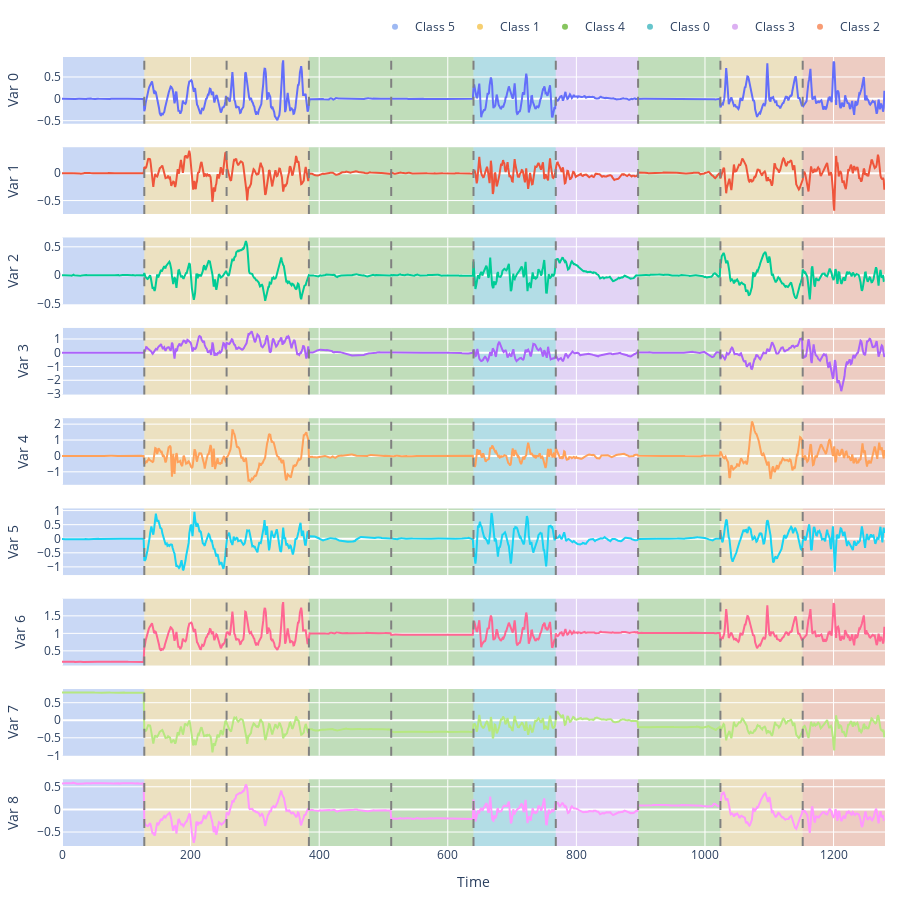

The cell this chart's notebook holds for it:
### Code cell
fig = plot_classification_dataset(
    datasets["HAR"]["train"]["samples"][:10, :].numpy(),
    datasets["HAR"]["train"]["labels"][:10].numpy(),
)
fig

### Figure 1 — Plotly figure (JSON) as saved in the notebook; plotly's stock layout.template omitted (floating-point values rounded to 4 significant figures; data arrays with more than 128 entries replaced by an {"elided": "..."} marker saying what was removed)
{"data": [{"mode": "lines", "name": "Var 0", "showlegend": false, "type": "scatter", "x": {"elided": "1280 int values"}, "xaxis": "x", "y": {"elided": "1280 float values"}, "yaxis": "y"}, {"mode": "lines", "name": "Var 1", "showlegend": false, "type": "scatter", "x": {"elided": "1280 int values"}, "xaxis": "x2", "y": {"elided": "1280 float values"}, "yaxis": "y2"}, {"mode": "lines", "name": "Var 2", "showlegend": false, "type": "scatter", "x": {"elided": "1280 int values"}, "xaxis": "x3", "y": {"elided": "1280 float values"}, "yaxis": "y3"}, {"mode": "lines", "name": "Var 3", "showlegend": false, "type": "scatter", "x": {"elided": "1280 int values"}, "xaxis": "x4", "y": {"elided": "1280 float values"}, "yaxis": "y4"}, {"mode": "lines", "name": "Var 4", "showlegend": false, "type": "scatter", "x": {"elided": "1280 int values"}, "xaxis": "x5", "y": {"elided": "1280 float values"}, "yaxis": "y5"}, {"mode": "lines", "name": "Var 5", "showlegend": false, "type": "scatter", "x": {"elided": "1280 int values"}, "xaxis": "x6", "y": {"elided": "1280 float values"}, "yaxis": "y6"}, {"mode": "lines", "name": "Var 6", "showlegend": false, "type": "scatter", "x": {"elided": "1280 int values"}, "xaxis": "x7", "y": {"elided": "1280 float values"}, "yaxis": "y7"}, {"mode": "lines", "name": "Var 7", "showlegend": false, "type": "scatter", "x": {"elided": "1280 int values"}, "xaxis": "x8", "y": {"elided": "1280 float values"}, "yaxis": "y8"}, {"mode": "lines", "name": "Var 8", "showlegend": false, "type": "scatter", "x": {"elided": "1280 int values"}, "xaxis": "x9", "y": {"elided": "1280 float values"}, "yaxis": "y9"}, {"marker": {"color": "rgb(158, 185, 243)"}, "mode": "markers", "name": "Class 5", "showlegend": true, "type": "scatter", "x": [null], "y": [null]}, {"marker": {"color": "rgb(246, 207, 113)"}, "mode": "markers", "name": "Class 1", "showlegend": true, "type": "scatter", "x": [null], "y": [null]}, {"marker": {"color": "rgb(135, 197, 95)"}, "mode": "markers", "name": "Class 4", "showlegend": true, "type": "scatter", "x": [null], "y": [null]}, {"marker": {"color": "rgb(102, 197, 204)"}, "mode": "markers", "name": "Class 0", "showlegend": true, "type": "scatter", "x": [null], "y": [null]}, {"marker": {"color": "rgb(220, 176, 242)"}, "mode": "markers", "name": "Class 3", "showlegend": true, "type": "scatter", "x": [null], "y": [null]}, {"marker": {"color": "rgb(248, 156, 116)"}, "mode": "markers", "name": "Class 2", "showlegend": true, "type": "scatter", "x": [null], "y": [null]}], "layout": {"height": 900, "legend": {"orientation": "h", "x": 1, "xanchor": "right", "y": 1.02, "yanchor": "bottom"}, "margin": {"b": 30, "l": 15, "r": 15, "t": 30}, "shapes": [{"fillcolor": "rgb(158, 185, 243)", "layer": "below", "line": {"width": 0}, "name": "Class 5", "opacity": 0.4, "showlegend": false, "type": "rect", "x0": 0, "x1": 128, "xref": "x", "y0": 0, "y1": 1, "yref": "y domain"}, {"fillcolor": "rgb(158, 185, 243)", "layer": "below", "line": {"width": 0}, "name": "Class 5", "opacity": 0.4, "showlegend": false, "type": "rect", "x0": 0, "x1": 128, "xref": "x2", "y0": 0, "y1": 1, "yref": "y2 domain"}, {"fillcolor": "rgb(158, 185, 243)", "layer": "below", "line": {"width": 0}, "name": "Class 5", "opacity": 0.4, "showlegend": false, "type": "rect", "x0": 0, "x1": 128, "xref": "x3", "y0": 0, "y1": 1, "yref": "y3 domain"}, {"fillcolor": "rgb(158, 185, 243)", "layer": "below", "line": {"width": 0}, "name": "Class 5", "opacity": 0.4, "showlegend": false, "type": "rect", "x0": 0, "x1": 128, "xref": "x4", "y0": 0, "y1": 1, "yref": "y4 domain"}, {"fillcolor": "rgb(158, 185, 243)", "layer": "below", "line": {"width": 0}, "name": "Class 5", "opacity": 0.4, "showlegend": false, "type": "rect", "x0": 0, "x1": 128, "xref": "x5", "y0": 0, "y1": 1, "yref": "y5 domain"}, {"fillcolor": "rgb(158, 185, 243)", "layer": "below", "line": {"width": 0}, "name": "Class 5", "opacity": 0.4, "showlegend": false, "type": "rect", "x0": 0, "x1": 128, "xref": "x6", "y0": 0, "y1": 1, "yref": "y6 domain"}, {"fillcolor": "rgb(158, 185, 243)", "layer": "below", "line": {"width": 0}, "name": "Class 5", "opacity": 0.4, "showlegend": false, "type": "rect", "x0": 0, "x1": 128, "xref": "x7", "y0": 0, "y1": 1, "yref": "y7 domain"}, {"fillcolor": "rgb(158, 185, 243)", "layer": "below", "line": {"width": 0}, "name": "Class 5", "opacity": 0.4, "showlegend": false, "type": "rect", "x0": 0, "x1": 128, "xref": "x8", "y0": 0, "y1": 1, "yref": "y8 domain"}, {"fillcolor": "rgb(158, 185, 243)", "layer": "below", "line": {"width": 0}, "name": "Class 5", "opacity": 0.4, "showlegend": false, "type": "rect", "x0": 0, "x1": 128, "xref": "x9", "y0": 0, "y1": 1, "yref": "y9 domain"}, {"fillcolor": "rgb(246, 207, 113)", "layer": "below", "line": {"width": 0}, "name": "Class 1", "opacity": 0.4, "showlegend": false, "type": "rect", "x0": 128, "x1": 256, "xref": "x", "y0": 0, "y1": 1, "yref": "y domain"}, {"fillcolor": "rgb(246, 207, 113)", "layer": "below", "line": {"width": 0}, "name": "Class 1", "opacity": 0.4, "showlegend": false, "type": "rect", "x0": 128, "x1": 256, "xref": "x2", "y0": 0, "y1": 1, "yref": "y2 domain"}, {"fillcolor": "rgb(246, 207, 113)", "layer": "below", "line": {"width": 0}, "name": "Class 1", "opacity": 0.4, "showlegend": false, "type": "rect", "x0": 128, "x1": 256, "xref": "x3", "y0": 0, "y1": 1, "yref": "y3 domain"}, {"fillcolor": "rgb(246, 207, 113)", "layer": "below", "line": {"width": 0}, "name": "Class 1", "opacity": 0.4, "showlegend": false, "type": "rect", "x0": 128, "x1": 256, "xref": "x4", "y0": 0, "y1": 1, "yref": "y4 domain"}, {"fillcolor": "rgb(246, 207, 113)", "layer": "below", "line": {"width": 0}, "name": "Class 1", "opacity": 0.4, "showlegend": false, "type": "rect", "x0": 128, "x1": 256, "xref": "x5", "y0": 0, "y1": 1, "yref": "y5 domain"}, {"fillcolor": "rgb(246, 207, 113)", "layer": "below", "line": {"width": 0}, "name": "Class 1", "opacity": 0.4, "showlegend": false, "type": "rect", "x0": 128, "x1": 256, "xref": "x6", "y0": 0, "y1": 1, "yref": "y6 domain"}, {"fillcolor": "rgb(246, 207, 113)", "layer": "below", "line": {"width": 0}, "name": "Class 1", "opacity": 0.4, "showlegend": false, "type": "rect", "x0": 128, "x1": 256, "xref": "x7", "y0": 0, "y1": 1, "yref": "y7 domain"}, {"fillcolor": "rgb(246, 207, 113)", "layer": "below", "line": {"width": 0}, "name": "Class 1", "opacity": 0.4, "showlegend": false, "type": "rect", "x0": 128, "x1": 256, "xref": "x8", "y0": 0, "y1": 1, "yref": "y8 domain"}, {"fillcolor": "rgb(246, 207, 113)", "layer": "below", "line": {"width": 0}, "name": "Class 1", "opacity": 0.4, "showlegend": false, "type": "rect", "x0": 128, "x1": 256, "xref": "x9", "y0": 0, "y1": 1, "yref": "y9 domain"}, {"line": {"color": "gray", "dash": "dash"}, "type": "line", "x0": 128, "x1": 128, "xref": "x", "y0": 0, "y1": 1, "yref": "y domain"}, {"line": {"color": "gray", "dash": "dash"}, "type": "line", "x0": 128, "x1": 128, "xref": "x2", "y0": 0, "y1": 1, "yref": "y2 domain"}, {"line": {"color": "gray", "dash": "dash"}, "type": "line", "x0": 128, "x1": 128, "xref": "x3", "y0": 0, "y1": 1, "yref": "y3 domain"}, {"line": {"color": "gray", "dash": "dash"}, "type": "line", "x0": 128, "x1": 128, "xref": "x4", "y0": 0, "y1": 1, "yref": "y4 domain"}, {"line": {"color": "gray", "dash": "dash"}, "type": "line", "x0": 128, "x1": 128, "xref": "x5", "y0": 0, "y1": 1, "yref": "y5 domain"}, {"line": {"color": "gray", "dash": "dash"}, "type": "line", "x0": 128, "x1": 128, "xref": "x6", "y0": 0, "y1": 1, "yref": "y6 domain"}, {"line": {"color": "gray", "dash": "dash"}, "type": "line", "x0": 128, "x1": 128, "xref": "x7", "y0": 0, "y1": 1, "yref": "y7 domain"}, {"line": {"color": "gray", "dash": "dash"}, "type": "line", "x0": 128, "x1": 128, "xref": "x8", "y0": 0, "y1": 1, "yref": "y8 domain"}, {"line": {"color": "gray", "dash": "dash"}, "type": "line", "x0": 128, "x1": 128, "xref": "x9", "y0": 0, "y1": 1, "yref": "y9 domain"}, {"fillcolor": "rgb(246, 207, 113)", "layer": "below", "line": {"width": 0}, "name": "Class 1", "opacity": 0.4, "showlegend": false, "type": "rect", "x0": 256, "x1": 384, "xref": "x", "y0": 0, "y1": 1, "yref": "y domain"}, {"fillcolor": "rgb(246, 207, 113)", "layer": "below", "line": {"width": 0}, "name": "Class 1", "opacity": 0.4, "showlegend": false, "type": "rect", "x0": 256, "x1": 384, "xref": "x2", "y0": 0, "y1": 1, "yref": "y2 domain"}, {"fillcolor": "rgb(246, 207, 113)", "layer": "below", "line": {"width": 0}, "name": "Class 1", "opacity": 0.4, "showlegend": false, "type": "rect", "x0": 256, "x1": 384, "xref": "x3", "y0": 0, "y1": 1, "yref": "y3 domain"}, {"fillcolor": "rgb(246, 207, 113)", "layer": "below", "line": {"width": 0}, "name": "Class 1", "opacity": 0.4, "showlegend": false, "type": "rect", "x0": 256, "x1": 384, "xref": "x4", "y0": 0, "y1": 1, "yref": "y4 domain"}, {"fillcolor": "rgb(246, 207, 113)", "layer": "below", "line": {"width": 0}, "name": "Class 1", "opacity": 0.4, "showlegend": false, "type": "rect", "x0": 256, "x1": 384, "xref": "x5", "y0": 0, "y1": 1, "yref": "y5 domain"}, {"fillcolor": "rgb(246, 207, 113)", "layer": "below", "line": {"width": 0}, "name": "Class 1", "opacity": 0.4, "showlegend": false, "type": "rect", "x0": 256, "x1": 384, "xref": "x6", "y0": 0, "y1": 1, "yref": "y6 domain"}, {"fillcolor": "rgb(246, 207, 113)", "layer": "below", "line": {"width": 0}, "name": "Class 1", "opacity": 0.4, "showlegend": false, "type": "rect", "x0": 256, "x1": 384, "xref": "x7", "y0": 0, "y1": 1, "yref": "y7 domain"}, {"fillcolor": "rgb(246, 207, 113)", "layer": "below", "line": {"width": 0}, "name": "Class 1", "opacity": 0.4, "showlegend": false, "type": "rect", "x0": 256, "x1": 384, "xref": "x8", "y0": 0, "y1": 1, "yref": "y8 domain"}, {"fillcolor": "rgb(246, 207, 113)", "layer": "below", "line": {"width": 0}, "name": "Class 1", "opacity": 0.4, "showlegend": false, "type": "rect", "x0": 256, "x1": 384, "xref": "x9", "y0": 0, "y1": 1, "yref": "y9 domain"}, {"line": {"color": "gray", "dash": "dash"}, "type": "line", "x0": 256, "x1": 256, "xref": "x", "y0": 0, "y1": 1, "yref": "y domain"}, {"line": {"color": "gray", "dash": "dash"}, "type": "line", "x0": 256, "x1": 256, "xref": "x2", "y0": 0, "y1": 1, "yref": "y2 domain"}, {"line": {"color": "gray", "dash": "dash"}, "type": "line", "x0": 256, "x1": 256, "xref": "x3", "y0": 0, "y1": 1, "yref": "y3 domain"}, {"line": {"color": "gray", "dash": "dash"}, "type": "line", "x0": 256, "x1": 256, "xref": "x4", "y0": 0, "y1": 1, "yref": "y4 domain"}, {"line": {"color": "gray", "dash": "dash"}, "type": "line", "x0": 256, "x1": 256, "xref": "x5", "y0": 0, "y1": 1, "yref": "y5 domain"}, {"line": {"color": "gray", "dash": "dash"}, "type": "line", "x0": 256, "x1": 256, "xref": "x6", "y0": 0, "y1": 1, "yref": "y6 domain"}, {"line": {"color": "gray", "dash": "dash"}, "type": "line", "x0": 256, "x1": 256, "xref": "x7", "y0": 0, "y1": 1, "yref": "y7 domain"}, {"line": {"color": "gray", "dash": "dash"}, "type": "line", "x0": 256, "x1": 256, "xref": "x8", "y0": 0, "y1": 1, "yref": "y8 domain"}, {"line": {"color": "gray", "dash": "dash"}, "type": "line", "x0": 256, "x1": 256, "xref": "x9", "y0": 0, "y1": 1, "yref": "y9 domain"}, {"fillcolor": "rgb(135, 197, 95)", "layer": "below", "line": {"width": 0}, "name": "Class 4", "opacity": 0.4, "showlegend": false, "type": "rect", "x0": 384, "x1": 512, "xref": "x", "y0": 0, "y1": 1, "yref": "y domain"}, {"fillcolor": "rgb(135, 197, 95)", "layer": "below", "line": {"width": 0}, "name": "Class 4", "opacity": 0.4, "showlegend": false, "type": "rect", "x0": 384, "x1": 512, "xref": "x2", "y0": 0, "y1": 1, "yref": "y2 domain"}, {"fillcolor": "rgb(135, 197, 95)", "layer": "below", "line": {"width": 0}, "name": "Class 4", "opacity": 0.4, "showlegend": false, "type": "rect", "x0": 384, "x1": 512, "xref": "x3", "y0": 0, "y1": 1, "yref": "y3 domain"}, {"fillcolor": "rgb(135, 197, 95)", "layer": "below", "line": {"width": 0}, "name": "Class 4", "opacity": 0.4, "showlegend": false, "type": "rect", "x0": 384, "x1": 512, "xref": "x4", "y0": 0, "y1": 1, "yref": "y4 domain"}, {"fillcolor": "rgb(135, 197, 95)", "layer": "below", "line": {"width": 0}, "name": "Class 4", "opacity": 0.4, "showlegend": false, "type": "rect", "x0": 384, "x1": 512, "xref": "x5", "y0": 0, "y1": 1, "yref": "y5 domain"}, {"fillcolor": "rgb(135, 197, 95)", "layer": "below", "line": {"width": 0}, "name": "Class 4", "opacity": 0.4, "showlegend": false, "type": "rect", "x0": 384, "x1": 512, "xref": "x6", "y0": 0, "y1": 1, "yref": "y6 domain"}, {"fillcolor": "rgb(135, 197, 95)", "layer": "below", "line": {"width": 0}, "name": "Class 4", "opacity": 0.4, "showlegend": false, "type": "rect", "x0": 384, "x1": 512, "xref": "x7", "y0": 0, "y1": 1, "yref": "y7 domain"}, {"fillcolor": "rgb(135, 197, 95)", "layer": "below", "line": {"width": 0}, "name": "Class 4", "opacity": 0.4, "showlegend": false, "type": "rect", "x0": 384, "x1": 512, "xref": "x8", "y0": 0, "y1": 1, "yref": "y8 domain"}, {"fillcolor": "rgb(135, 197, 95)", "layer": "below", "line": {"width": 0}, "name": "Class 4", "opacity": 0.4, "showlegend": false, "type": "rect", "x0": 384, "x1": 512, "xref": "x9", "y0": 0, "y1": 1, "yref": "y9 domain"}, {"line": {"color": "gray", "dash": "dash"}, "type": "line", "x0": 384, "x1": 384, "xref": "x", "y0": 0, "y1": 1, "yref": "y domain"}, {"line": {"color": "gray", "dash": "dash"}, "type": "line", "x0": 384, "x1": 384, "xref": "x2", "y0": 0, "y1": 1, "yref": "y2 domain"}, {"line": {"color": "gray", "dash": "dash"}, "type": "line", "x0": 384, "x1": 384, "xref": "x3", "y0": 0, "y1": 1, "yref": "y3 domain"}, {"line": {"color": "gray", "dash": "dash"}, "type": "line", "x0": 384, "x1": 384, "xref": "x4", "y0": 0, "y1": 1, "yref": "y4 domain"}, {"line": {"color": "gray", "dash": "dash"}, "type": "line", "x0": 384, "x1": 384, "xref": "x5", "y0": 0, "y1": 1, "yref": "y5 domain"}, {"line": {"color": "gray", "dash": "dash"}, "type": "line", "x0": 384, "x1": 384, "xref": "x6", "y0": 0, "y1": 1, "yref": "y6 domain"}, {"line": {"color": "gray", "dash": "dash"}, "type": "line", "x0": 384, "x1": 384, "xref": "x7", "y0": 0, "y1": 1, "yref": "y7 domain"}, {"line": {"color": "gray", "dash": "dash"}, "type": "line", "x0": 384, "x1": 384, "xref": "x8", "y0": 0, "y1": 1, "yref": "y8 domain"}, {"line": {"color": "gray", "dash": "dash"}, "type": "line", "x0": 384, "x1": 384, "xref": "x9", "y0": 0, "y1": 1, "yref": "y9 domain"}, {"fillcolor": "rgb(135, 197, 95)", "layer": "below", "line": {"width": 0}, "name": "Class 4", "opacity": 0.4, "showlegend": false, "type": "rect", "x0": 512, "x1": 640, "xref": "x", "y0": 0, "y1": 1, "yref": "y domain"}, {"fillcolor": "rgb(135, 197, 95)", "layer": "below", "line": {"width": 0}, "name": "Class 4", "opacity": 0.4, "showlegend": false, "type": "rect", "x0": 512, "x1": 640, "xref": "x2", "y0": 0, "y1": 1, "yref": "y2 domain"}, {"fillcolor": "rgb(135, 197, 95)", "layer": "below", "line": {"width": 0}, "name": "Class 4", "opacity": 0.4, "showlegend": false, "type": "rect", "x0": 512, "x1": 640, "xref": "x3", "y0": 0, "y1": 1, "yref": "y3 domain"}, {"fillcolor": "rgb(135, 197, 95)", "layer": "below", "line": {"width": 0}, "name": "Class 4", "opacity": 0.4, "showlegend": false, "type": "rect", "x0": 512, "x1": 640, "xref": "x4", "y0": 0, "y1": 1, "yref": "y4 domain"}, {"fillcolor": "rgb(135, 197, 95)", "layer": "below", "line": {"width": 0}, "name": "Class 4", "opacity": 0.4, "showlegend": false, "type": "rect", "x0": 512, "x1": 640, "xref": "x5", "y0": 0, "y1": 1, "yref": "y5 domain"}, {"fillcolor": "rgb(135, 197, 95)", "layer": "below", "line": {"width": 0}, "name": "Class 4", "opacity": 0.4, "showlegend": false, "type": "rect", "x0": 512, "x1": 640, "xref": "x6", "y0": 0, "y1": 1, "yref": "y6 domain"}, {"fillcolor": "rgb(135, 197, 95)", "layer": "below", "line": {"width": 0}, "name": "Class 4", "opacity": 0.4, "showlegend": false, "type": "rect", "x0": 512, "x1": 640, "xref": "x7", "y0": 0, "y1": 1, "yref": "y7 domain"}, {"fillcolor": "rgb(135, 197, 95)", "layer": "below", "line": {"width": 0}, "name": "Class 4", "opacity": 0.4, "showlegend": false, "type": "rect", "x0": 512, "x1": 640, "xref": "x8", "y0": 0, "y1": 1, "yref": "y8 domain"}, {"fillcolor": "rgb(135, 197, 95)", "layer": "below", "line": {"width": 0}, "name": "Class 4", "opacity": 0.4, "showlegend": false, "type": "rect", "x0": 512, "x1": 640, "xref": "x9", "y0": 0, "y1": 1, "yref": "y9 domain"}, {"line": {"color": "gray", "dash": "dash"}, "type": "line", "x0": 512, "x1": 512, "xref": "x", "y0": 0, "y1": 1, "yref": "y domain"}, {"line": {"color": "gray", "dash": "dash"}, "type": "line", "x0": 512, "x1": 512, "xref": "x2", "y0": 0, "y1": 1, "yref": "y2 domain"}, {"line": {"color": "gray", "dash": "dash"}, "type": "line", "x0": 512, "x1": 512, "xref": "x3", "y0": 0, "y1": 1, "yref": "y3 domain"}, {"line": {"color": "gray", "dash": "dash"}, "type": "line", "x0": 512, "x1": 512, "xref": "x4", "y0": 0, "y1": 1, "yref": "y4 domain"}, {"line": {"color": "gray", "dash": "dash"}, "type": "line", "x0": 512, "x1": 512, "xref": "x5", "y0": 0, "y1": 1, "yref": "y5 domain"}, {"line": {"color": "gray", "dash": "dash"}, "type": "line", "x0": 512, "x1": 512, "xref": "x6", "y0": 0, "y1": 1, "yref": "y6 domain"}, {"line": {"color": "gray", "dash": "dash"}, "type": "line", "x0": 512, "x1": 512, "xref": "x7", "y0": 0, "y1": 1, "yref": "y7 domain"}, {"line": {"color": "gray", "dash": "dash"}, "type": "line", "x0": 512, "x1": 512, "xref": "x8", "y0": 0, "y1": 1, "yref": "y8 domain"}, {"line": {"color": "gray", "dash": "dash"}, "type": "line", "x0": 512, "x1": 512, "xref": "x9", "y0": 0, "y1": 1, "yref": "y9 domain"}, {"fillcolor": "rgb(102, 197, 204)", "layer": "below", "line": {"width": 0}, "name": "Class 0", "opacity": 0.4, "showlegend": false, "type": "rect", "x0": 640, "x1": 768, "xref": "x", "y0": 0, "y1": 1, "yref": "y domain"}, {"fillcolor": "rgb(102, 197, 204)", "layer": "below", "line": {"width": 0}, "name": "Class 0", "opacity": 0.4, "showlegend": false, "type": "rect", "x0": 640, "x1": 768, "xref": "x2", "y0": 0, "y1": 1, "yref": "y2 domain"}, {"fillcolor": "rgb(102, 197, 204)", "layer": "below", "line": {"width": 0}, "name": "Class 0", "opacity": 0.4, "showlegend": false, "type": "rect", "x0": 640, "x1": 768, "xref": "x3", "y0": 0, "y1": 1, "yref": "y3 domain"}, {"fillcolor": "rgb(102, 197, 204)", "layer": "below", "line": {"width": 0}, "name": "Class 0", "opacity": 0.4, "showlegend": false, "type": "rect", "x0": 640, "x1": 768, "xref": "x4", "y0": 0, "y1": 1, "yref": "y4 domain"}, {"fillcolor": "rgb(102, 197, 204)", "layer": "below", "line": {"width": 0}, "name": "Class 0", "opacity": 0.4, "showlegend": false, "type": "rect", "x0": 640, "x1": 768, "xref": "x5", "y0": 0, "y1": 1, "yref": "y5 domain"}, {"fillcolor": "rgb(102, 197, 204)", "layer": "below", "line": {"width": 0}, "name": "Class 0", "opacity": 0.4, "showlegend": false, "type": "rect", "x0": 640, "x1": 768, "xref": "x6", "y0": 0, "y1": 1, "yref": "y6 domain"}, {"fillcolor": "rgb(102, 197, 204)", "layer": "below", "line": {"width": 0}, "name": "Class 0", "opacity": 0.4, "showlegend": false, "type": "rect", "x0": 640, "x1": 768, "xref": "x7", "y0": 0, "y1": 1, "yref": "y7 domain"}, {"fillcolor": "rgb(102, 197, 204)", "layer": "below", "line": {"width": 0}, "name": "Class 0", "opacity": 0.4, "showlegend": false, "type": "rect", "x0": 640, "x1": 768, "xref": "x8", "y0": 0, "y1": 1, "yref": "y8 domain"}, {"fillcolor": "rgb(102, 197, 204)", "layer": "below", "line": {"width": 0}, "name": "Class 0", "opacity": 0.4, "showlegend": false, "type": "rect", "x0": 640, "x1": 768, "xref": "x9", "y0": 0, "y1": 1, "yref": "y9 domain"}, {"line": {"color": "gray", "dash": "dash"}, "type": "line", "x0": 640, "x1": 640, "xref": "x", "y0": 0, "y1": 1, "yref": "y domain"}, {"line": {"color": "gray", "dash": "dash"}, "type": "line", "x0": 640, "x1": 640, "xref": "x2", "y0": 0, "y1": 1, "yref": "y2 domain"}, {"line": {"color": "gray", "dash": "dash"}, "type": "line", "x0": 640, "x1": 640, "xref": "x3", "y0": 0, "y1": 1, "yref": "y3 domain"}, {"line": {"color": "gray", "dash": "dash"}, "type": "line", "x0": 640, "x1": 640, "xref": "x4", "y0": 0, "y1": 1, "yref": "y4 domain"}, {"line": {"color": "gray", "dash": "dash"}, "type": "line", "x0": 640, "x1": 640, "xref": "x5", "y0": 0, "y1": 1, "yref": "y5 domain"}, {"line": {"color": "gray", "dash": "dash"}, "type": "line", "x0": 640, "x1": 640, "xref": "x6", "y0": 0, "y1": 1, "yref": "y6 domain"}, {"line": {"color": "gray", "dash": "dash"}, "type": "line", "x0": 640, "x1": 640, "xref": "x7", "y0": 0, "y1": 1, "yref": "y7 domain"}, {"line": {"color": "gray", "dash": "dash"}, "type": "line", "x0": 640, "x1": 640, "xref": "x8", "y0": 0, "y1": 1, "yref": "y8 domain"}, {"line": {"color": "gray", "dash": "dash"}, "type": "line", "x0": 640, "x1": 640, "xref": "x9", "y0": 0, "y1": 1, "yref": "y9 domain"}, {"fillcolor": "rgb(220, 176, 242)", "layer": "below", "line": {"width": 0}, "name": "Class 3", "opacity": 0.4, "showlegend": false, "type": "rect", "x0": 768, "x1": 896, "xref": "x", "y0": 0, "y1": 1, "yref": "y domain"}, {"fillcolor": "rgb(220, 176, 242)", "layer": "below", "line": {"width": 0}, "name": "Class 3", "opacity": 0.4, "showlegend": false, "type": "rect", "x0": 768, "x1": 896, "xref": "x2", "y0": 0, "y1": 1, "yref": "y2 domain"}, {"fillcolor": "rgb(220, 176, 242)", "layer": "below", "line": {"width": 0}, "name": "Class 3", "opacity": 0.4, "showlegend": false, "type": "rect", "x0": 768, "x1": 896, "xref": "x3", "y0": 0, "y1": 1, "yref": "y3 domain"}, {"fillcolor": "rgb(220, 176, 242)", "layer": "below", "line": {"width": 0}, "name": "Class 3", "opacity": 0.4, "showlegend": false, "type": "rect", "x0": 768, "x1": 896, "xref": "x4", "y0": 0, "y1": 1, "yref": "y4 domain"}, {"fillcolor": "rgb(220, 176, 242)", "layer": "below", "line": {"width": 0}, "name": "Class 3", "opacity": 0.4, "showlegend": false, "type": "rect", "x0": 768, "x1": 896, "xref": "x5", "y0": 0, "y1": 1, "yref": "y5 domain"}, {"fillcolor": "rgb(220, 176, 242)", "layer": "below", "line": {"width": 0}, "name": "Class 3", "opacity": 0.4, "showlegend": false, "type": "rect", "x0": 768, "x1": 896, "xref": "x6", "y0": 0, "y1": 1, "yref": "y6 domain"}, {"fillcolor": "rgb(220, 176, 242)", "layer": "below", "line": {"width": 0}, "name": "Class 3", "opacity": 0.4, "showlegend": false, "type": "rect", "x0": 768, "x1": 896, "xref": "x7", "y0": 0, "y1": 1, "yref": "y7 domain"}, {"fillcolor": "rgb(220, 176, 242)", "layer": "below", "line": {"width": 0}, "name": "Class 3", "opacity": 0.4, "showlegend": false, "type": "rect", "x0": 768, "x1": 896, "xref": "x8", "y0": 0, "y1": 1, "yref": "y8 domain"}, {"fillcolor": "rgb(220, 176, 242)", "layer": "below", "line": {"width": 0}, "name": "Class 3", "opacity": 0.4, "showlegend": false, "type": "rect", "x0": 768, "x1": 896, "xref": "x9", "y0": 0, "y1": 1, "yref": "y9 domain"}, {"line": {"color": "gray", "dash": "dash"}, "type": "line", "x0": 768, "x1": 768, "xref": "x", "y0": 0, "y1": 1, "yref": "y domain"}, {"line": {"color": "gray", "dash": "dash"}, "type": "line", "x0": 768, "x1": 768, "xref": "x2", "y0": 0, "y1": 1, "yref": "y2 domain"}, {"line": {"color": "gray", "dash": "dash"}, "type": "line", "x0": 768, "x1": 768, "xref": "x3", "y0": 0, "y1": 1, "yref": "y3 domain"}, {"line": {"color": "gray", "dash": "dash"}, "type": "line", "x0": 768, "x1": 768, "xref": "x4", "y0": 0, "y1": 1, "yref": "y4 domain"}, {"line": {"color": "gray", "dash": "dash"}, "type": "line", "x0": 768, "x1": 768, "xref": "x5", "y0": 0, "y1": 1, "yref": "y5 domain"}, {"line": {"color": "gray", "dash": "dash"}, "type": "line", "x0": 768, "x1": 768, "xref": "x6", "y0": 0, "y1": 1, "yref": "y6 domain"}, {"line": {"color": "gray", "dash": "dash"}, "type": "line", "x0": 768, "x1": 768, "xref": "x7", "y0": 0, "y1": 1, "yref": "y7 domain"}, {"line": {"color": "gray", "dash": "dash"}, "type": "line", "x0": 768, "x1": 768, "xref": "x8", "y0": 0, "y1": 1, "yref": "y8 domain"}, {"line": {"color": "gray", "dash": "dash"}, "type": "line", "x0": 768, "x1": 768, "xref": "x9", "y0": 0, "y1": 1, "yref": "y9 domain"}, {"fillcolor": "rgb(135, 197, 95)", "layer": "below", "line": {"width": 0}, "name": "Class 4", "opacity": 0.4, "showlegend": false, "type": "rect", "x0": 896, "x1": 1024, "xref": "x", "y0": 0, "y1": 1, "yref": "y domain"}, {"fillcolor": "rgb(135, 197, 95)", "layer": "below", "line": {"width": 0}, "name": "Class 4", "opacity": 0.4, "showlegend": false, "type": "rect", "x0": 896, "x1": 1024, "xref": "x2", "y0": 0, "y1": 1, "yref": "y2 domain"}, {"fillcolor": "rgb(135, 197, 95)", "layer": "below", "line": {"width": 0}, "name": "Class 4", "opacity": 0.4, "showlegend": false, "type": "rect", "x0": 896, "x1": 1024, "xref": "x3", "y0": 0, "y1": 1, "yref": "y3 domain"}, {"fillcolor": "rgb(135, 197, 95)", "layer": "below", "line": {"width": 0}, "name": "Class 4", "opacity": 0.4, "showlegend": false, "type": "rect", "x0": 896, "x1": 1024, "xref": "x4", "y0": 0, "y1": 1, "yref": "y4 domain"}, {"fillcolor": "rgb(135, 197, 95)", "layer": "below", "line": {"width": 0}, "name": "Class 4", "opacity": 0.4, "showlegend": false, "type": "rect", "x0": 896, "x1": 1024, "xref": "x5", "y0": 0, "y1": 1, "yref": "y5 domain"}, {"fillcolor": "rgb(135, 197, 95)", "layer": "below", "line": {"width": 0}, "name": "Class 4", "opacity": 0.4, "showlegend": false, "type": "rect", "x0": 896, "x1": 1024, "xref": "x6", "y0": 0, "y1": 1, "yref": "y6 domain"}, {"fillcolor": "rgb(135, 197, 95)", "layer": "below", "line": {"width": 0}, "name": "Class 4", "opacity": 0.4, "showlegend": false, "type": "rect", "x0": 896, "x1": 1024, "xref": "x7", "y0": 0, "y1": 1, "yref": "y7 domain"}, {"fillcolor": "rgb(135, 197, 95)", "layer": "below", "line": {"width": 0}, "name": "Class 4", "opacity": 0.4, "showlegend": false, "type": "rect", "x0": 896, "x1": 1024, "xref": "x8", "y0": 0, "y1": 1, "yref": "y8 domain"}, {"fillcolor": "rgb(135, 197, 95)", "layer": "below", "line": {"width": 0}, "name": "Class 4", "opacity": 0.4, "showlegend": false, "type": "rect", "x0": 896, "x1": 1024, "xref": "x9", "y0": 0, "y1": 1, "yref": "y9 domain"}, {"line": {"color": "gray", "dash": "dash"}, "type": "line", "x0": 896, "x1": 896, "xref": "x", "y0": 0, "y1": 1, "yref": "y domain"}, {"line": {"color": "gray", "dash": "dash"}, "type": "line", "x0": 896, "x1": 896, "xref": "x2", "y0": 0, "y1": 1, "yref": "y2 domain"}, {"line": {"color": "gray", "dash": "dash"}, "type": "line", "x0": 896, "x1": 896, "xref": "x3", "y0": 0, "y1": 1, "yref": "y3 domain"}, {"line": {"color": "gray", "dash": "dash"}, "type": "line", "x0": 896, "x1": 896, "xref": "x4", "y0": 0, "y1": 1, "yref": "y4 domain"}, {"line": {"color": "gray", "dash": "dash"}, "type": "line", "x0": 896, "x1": 896, "xref": "x5", "y0": 0, "y1": 1, "yref": "y5 domain"}, {"line": {"color": "gray", "dash": "dash"}, "type": "line", "x0": 896, "x1": 896, "xref": "x6", "y0": 0, "y1": 1, "yref": "y6 domain"}, {"line": {"color": "gray", "dash": "dash"}, "type": "line", "x0": 896, "x1": 896, "xref": "x7", "y0": 0, "y1": 1, "yref": "y7 domain"}, {"line": {"color": "gray", "dash": "dash"}, "type": "line", "x0": 896, "x1": 896, "xref": "x8", "y0": 0, "y1": 1, "yref": "y8 domain"}, {"line": {"color": "gray", "dash": "dash"}, "type": "line", "x0": 896, "x1": 896, "xref": "x9", "y0": 0, "y1": 1, "yref": "y9 domain"}, {"fillcolor": "rgb(246, 207, 113)", "layer": "below", "line": {"width": 0}, "name": "Class 1", "opacity": 0.4, "showlegend": false, "type": "rect", "x0": 1024, "x1": 1152, "xref": "x", "y0": 0, "y1": 1, "yref": "y domain"}, {"fillcolor": "rgb(246, 207, 113)", "layer": "below", "line": {"width": 0}, "name": "Class 1", "opacity": 0.4, "showlegend": false, "type": "rect", "x0": 1024, "x1": 1152, "xref": "x2", "y0": 0, "y1": 1, "yref": "y2 domain"}, {"fillcolor": "rgb(246, 207, 113)", "layer": "below", "line": {"width": 0}, "name": "Class 1", "opacity": 0.4, "showlegend": false, "type": "rect", "x0": 1024, "x1": 1152, "xref": "x3", "y0": 0, "y1": 1, "yref": "y3 domain"}, {"fillcolor": "rgb(246, 207, 113)", "layer": "below", "line": {"width": 0}, "name": "Class 1", "opacity": 0.4, "showlegend": false, "type": "rect", "x0": 1024, "x1": 1152, "xref": "x4", "y0": 0, "y1": 1, "yref": "y4 domain"}, {"fillcolor": "rgb(246, 207, 113)", "layer": "below", "line": {"width": 0}, "name": "Class 1", "opacity": 0.4, "showlegend": false, "type": "rect", "x0": 1024, "x1": 1152, "xref": "x5", "y0": 0, "y1": 1, "yref": "y5 domain"}, {"fillcolor": "rgb(246, 207, 113)", "layer": "below", "line": {"width": 0}, "name": "Class 1", "opacity": 0.4, "showlegend": false, "type": "rect", "x0": 1024, "x1": 1152, "xref": "x6", "y0": 0, "y1": 1, "yref": "y6 domain"}, {"fillcolor": "rgb(246, 207, 113)", "layer": "below", "line": {"width": 0}, "name": "Class 1", "opacity": 0.4, "showlegend": false, "type": "rect", "x0": 1024, "x1": 1152, "xref": "x7", "y0": 0, "y1": 1, "yref": "y7 domain"}, {"fillcolor": "rgb(246, 207, 113)", "layer": "below", "line": {"width": 0}, "name": "Class 1", "opacity": 0.4, "showlegend": false, "type": "rect", "x0": 1024, "x1": 1152, "xref": "x8", "y0": 0, "y1": 1, "yref": "y8 domain"}, {"fillcolor": "rgb(246, 207, 113)", "layer": "below", "line": {"width": 0}, "name": "Class 1", "opacity": 0.4, "showlegend": false, "type": "rect", "x0": 1024, "x1": 1152, "xref": "x9", "y0": 0, "y1": 1, "yref": "y9 domain"}, {"line": {"color": "gray", "dash": "dash"}, "type": "line", "x0": 1024, "x1": 1024, "xref": "x", "y0": 0, "y1": 1, "yref": "y domain"}, {"line": {"color": "gray", "dash": "dash"}, "type": "line", "x0": 1024, "x1": 1024, "xref": "x2", "y0": 0, "y1": 1, "yref": "y2 domain"}, {"line": {"color": "gray", "dash": "dash"}, "type": "line", "x0": 1024, "x1": 1024, "xref": "x3", "y0": 0, "y1": 1, "yref": "y3 domain"}, {"line": {"color": "gray", "dash": "dash"}, "type": "line", "x0": 1024, "x1": 1024, "xref": "x4", "y0": 0, "y1": 1, "yref": "y4 domain"}, {"line": {"color": "gray", "dash": "dash"}, "type": "line", "x0": 1024, "x1": 1024, "xref": "x5", "y0": 0, "y1": 1, "yref": "y5 domain"}, {"line": {"color": "gray", "dash": "dash"}, "type": "line", "x0": 1024, "x1": 1024, "xref": "x6", "y0": 0, "y1": 1, "yref": "y6 domain"}, {"line": {"color": "gray", "dash": "dash"}, "type": "line", "x0": 1024, "x1": 1024, "xref": "x7", "y0": 0, "y1": 1, "yref": "y7 domain"}, {"line": {"color": "gray", "dash": "dash"}, "type": "line", "x0": 1024, "x1": 1024, "xref": "x8", "y0": 0, "y1": 1, "yref": "y8 domain"}, {"line": {"color": "gray", "dash": "dash"}, "type": "line", "x0": 1024, "x1": 1024, "xref": "x9", "y0": 0, "y1": 1, "yref": "y9 domain"}, {"fillcolor": "rgb(248, 156, 116)", "layer": "below", "line": {"width": 0}, "name": "Class 2", "opacity": 0.4, "showlegend": false, "type": "rect", "x0": 1152, "x1": 1280, "xref": "x", "y0": 0, "y1": 1, "yref": "y domain"}, {"fillcolor": "rgb(248, 156, 116)", "layer": "below", "line": {"width": 0}, "name": "Class 2", "opacity": 0.4, "showlegend": false, "type": "rect", "x0": 1152, "x1": 1280, "xref": "x2", "y0": 0, "y1": 1, "yref": "y2 domain"}, {"fillcolor": "rgb(248, 156, 116)", "layer": "below", "line": {"width": 0}, "name": "Class 2", "opacity": 0.4, "showlegend": false, "type": "rect", "x0": 1152, "x1": 1280, "xref": "x3", "y0": 0, "y1": 1, "yref": "y3 domain"}, {"fillcolor": "rgb(248, 156, 116)", "layer": "below", "line": {"width": 0}, "name": "Class 2", "opacity": 0.4, "showlegend": false, "type": "rect", "x0": 1152, "x1": 1280, "xref": "x4", "y0": 0, "y1": 1, "yref": "y4 domain"}, {"fillcolor": "rgb(248, 156, 116)", "layer": "below", "line": {"width": 0}, "name": "Class 2", "opacity": 0.4, "showlegend": false, "type": "rect", "x0": 1152, "x1": 1280, "xref": "x5", "y0": 0, "y1": 1, "yref": "y5 domain"}, {"fillcolor": "rgb(248, 156, 116)", "layer": "below", "line": {"width": 0}, "name": "Class 2", "opacity": 0.4, "showlegend": false, "type": "rect", "x0": 1152, "x1": 1280, "xref": "x6", "y0": 0, "y1": 1, "yref": "y6 domain"}, {"fillcolor": "rgb(248, 156, 116)", "layer": "below", "line": {"width": 0}, "name": "Class 2", "opacity": 0.4, "showlegend": false, "type": "rect", "x0": 1152, "x1": 1280, "xref": "x7", "y0": 0, "y1": 1, "yref": "y7 domain"}, {"fillcolor": "rgb(248, 156, 116)", "layer": "below", "line": {"width": 0}, "name": "Class 2", "opacity": 0.4, "showlegend": false, "type": "rect", "x0": 1152, "x1": 1280, "xref": "x8", "y0": 0, "y1": 1, "yref": "y8 domain"}, {"fillcolor": "rgb(248, 156, 116)", "layer": "below", "line": {"width": 0}, "name": "Class 2", "opacity": 0.4, "showlegend": false, "type": "rect", "x0": 1152, "x1": 1280, "xref": "x9", "y0": 0, "y1": 1, "yref": "y9 domain"}, {"line": {"color": "gray", "dash": "dash"}, "type": "line", "x0": 1152, "x1": 1152, "xref": "x", "y0": 0, "y1": 1, "yref": "y domain"}, {"line": {"color": "gray", "dash": "dash"}, "type": "line", "x0": 1152, "x1": 1152, "xref": "x2", "y0": 0, "y1": 1, "yref": "y2 domain"}, {"line": {"color": "gray", "dash": "dash"}, "type": "line", "x0": 1152, "x1": 1152, "xref": "x3", "y0": 0, "y1": 1, "yref": "y3 domain"}, {"line": {"color": "gray", "dash": "dash"}, "type": "line", "x0": 1152, "x1": 1152, "xref": "x4", "y0": 0, "y1": 1, "yref": "y4 domain"}, {"line": {"color": "gray", "dash": "dash"}, "type": "line", "x0": 1152, "x1": 1152, "xref": "x5", "y0": 0, "y1": 1, "yref": "y5 domain"}, {"line": {"color": "gray", "dash": "dash"}, "type": "line", "x0": 1152, "x1": 1152, "xref": "x6", "y0": 0, "y1": 1, "yref": "y6 domain"}, {"line": {"color": "gray", "dash": "dash"}, "type": "line", "x0": 1152, "x1": 1152, "xref": "x7", "y0": 0, "y1": 1, "yref": "y7 domain"}, {"line": {"color": "gray", "dash": "dash"}, "type": "line", "x0": 1152, "x1": 1152, "xref": "x8", "y0": 0, "y1": 1, "yref": "y8 domain"}, {"line": {"color": "gray", "dash": "dash"}, "type": "line", "x0": 1152, "x1": 1152, "xref": "x9", "y0": 0, "y1": 1, "yref": "y9 domain"}], "showlegend": true, "xaxis": {"anchor": "y", "domain": [0, 1], "matches": "x9", "showticklabels": false}, "xaxis2": {"anchor": "y2", "domain": [0, 1], "matches": "x9", "showticklabels": false}, "xaxis3": {"anchor": "y3", "domain": [0, 1], "matches": "x9", "showticklabels": false}, "xaxis4": {"anchor": "y4", "domain": [0, 1], "matches": "x9", "showticklabels": false}, "xaxis5": {"anchor": "y5", "domain": [0, 1], "matches": "x9", "showticklabels": false}, "xaxis6": {"anchor": "y6", "domain": [0, 1], "matches": "x9", "showticklabels": false}, "xaxis7": {"anchor": "y7", "domain": [0, 1], "matches": "x9", "showticklabels": false}, "xaxis8": {"anchor": "y8", "domain": [0, 1], "matches": "x9", "showticklabels": false}, "xaxis9": {"anchor": "y9", "domain": [0, 1], "title": {"text": "Time"}}, "yaxis": {"anchor": "x", "domain": [0.9156, 1], "title": {"text": "Var 0"}}, "yaxis2": {"anchor": "x2", "domain": [0.8011, 0.8856], "title": {"text": "Var 1"}}, "yaxis3": {"anchor": "x3", "domain": [0.6867, 0.7711], "title": {"text": "Var 2"}}, "yaxis4": {"anchor": "x4", "domain": [0.5722, 0.6567], "title": {"text": "Var 3"}}, "yaxis5": {"anchor": "x5", "domain": [0.4578, 0.5422], "title": {"text": "Var 4"}}, "yaxis6": {"anchor": "x6", "domain": [0.3433, 0.4278], "title": {"text": "Var 5"}}, "yaxis7": {"anchor": "x7", "domain": [0.2289, 0.3133], "title": {"text": "Var 6"}}, "yaxis8": {"anchor": "x8", "domain": [0.1144, 0.1989], "title": {"text": "Var 7"}}, "yaxis9": {"anchor": "x9", "domain": [0, 0.08444], "title": {"text": "Var 8"}}}}
